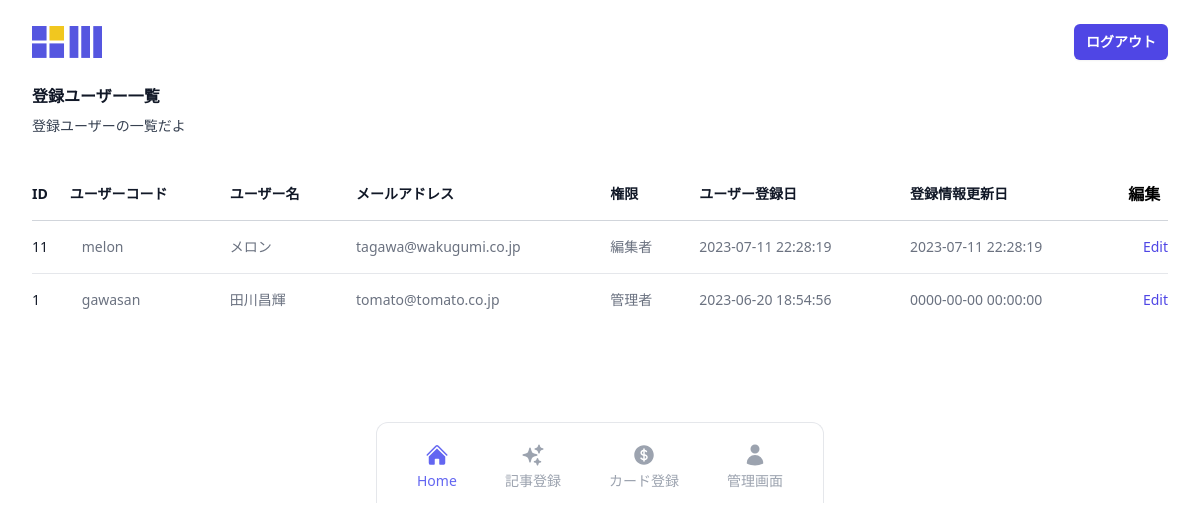
The page /user-index.php (signed in) on the database its author committed.
### tables this page shows
CREATE TABLE `dev13_user` (
  `user_id` int(12) NOT NULL,
  `user_code` varchar(64) NOT NULL,
  `user_name` varchar(255) NOT NULL,
  `user_pass` varchar(255) NOT NULL,
  `user_mail` varchar(255) NOT NULL,
  `user_flg` int(1) NOT NULL,
  `created_at` datetime NOT NULL,
  `updated_at` datetime NOT NULL,
  `deleted_at` datetime DEFAULT NULL
);

### user-index.php (the view, shortened to what this page needs)
<?php
$pdo = db_connect();
$sql = "SELECT * FROM dev13_user ORDER BY created_at DESC";
$stmt = $pdo->prepare($sql);
try {
    $status = $stmt->execute();
} catch (PDOException $e) {
    echo json_encode(["sql error" => "{$e->getMessage()}"]);
    exit();
}
$result = $stmt->fetchAll(PDO::FETCH_ASSOC);
$output = '';
foreach ($result as $record) {
    if ($record["user_flg"] == 0) {
        $user_role = '管理者';
    } else {
        $user_role = '編集者';
    }
    $output .= "
    <tr>
    <td class=\"whitespace-nowrap py-4 pl-4 pr-3 text-sm font-medium text-gray-900 sm:pl-0\">{$record["user_id"]}</td>
    <td class=\"whitespace-nowrap px-3 py-4 text-sm text-gray-500\">{$record["user_code"]}</td>
    <td class=\"whitespace-nowrap px-3 py-4 text-sm text-gray-500\">{$record["user_name"]}</td>
    <td class=\"whitespace-nowrap px-3 py-4 text-sm text-gray-500\">{$record["user_mail"]}</td>
    <td class=\"whitespace-nowrap px-3 py-4 text-sm text-gray-500\">{$user_role}</td>
    <td class=\"whitespace-nowrap px-3 py-4 text-sm text-gray-500\">{$record["created_at"]}</td>
    <td class=\"whitespace-nowrap px-3 py-4 text-sm text-gray-500\">{$record["updated_at"]}</td>
    <td class=\"relative whitespace-nowrap py-4 pl-3 pr-4 text-right text-sm font-medium sm:pr-0\">
    <a href= \"#\" class=\"text-indigo-600 hover:text-indigo-900\">Edit<span class=\"sr-only\"> Lindsay Walton</span></a>
    </td>
    </tr>
";
}
?>
<!DOCTYPE html>
<html lang="ja">
<head>
    <script src="https://cdn.tailwindcss.com"></script>
</head>
<body>
    <?php include('include/header.php'); ?>
    <div class="px-4 sm:px-6 lg:px-8">
        <div class="sm:flex sm:items-center">
            <div class="sm:flex-auto">
                <h1 class="text-base font-semibold leading-6 text-gray-900">登録ユーザー一覧</h1>
                <p class="mt-2 text-sm text-gray-700">登録ユーザーの一覧だよ</p>
            </div>
        </div>
        <div class="mt-8 flow-root">
            <div class="-mx-4 -my-2 overflow-x-auto sm:-mx-6 lg:-mx-8">
                <div class="inline-block min-w-full py-2 align-middle sm:px-6 lg:px-8">
                    <table class="min-w-full divide-y divide-gray-300">
                        <thead>
                            <tr>
                                <th scope="col" class="py-3.5 pl-4 pr-3 text-left text-sm font-semibold text-gray-900 sm:pl-0">ID</th>
                                <th scope="col" class="py-3.5 pl-4 pr-3 text-left text-sm font-semibold text-gray-900 sm:pl-0">ユーザーコード</th>
                                <th scope="col" class="px-3 py-3.5 text-left text-sm font-semibold text-gray-900">ユーザー名</th>
                                <th scope="col" class="px-3 py-3.5 text-left text-sm font-semibold text-gray-900">メールアドレス</th>
                                <th scope="col" class="px-3 py-3.5 text-left text-sm font-semibold text-gray-900">権限</th>
                                <th scope="col" class="px-3 py-3.5 text-left text-sm font-semibold text-gray-900">ユーザー登録日</th>
                                <th scope="col" class="px-3 py-3.5 text-left text-sm font-semibold text-gray-900">登録情報更新日</th>
                                <th scope="col" class="relative py-3.5 pl-3 pr-4 sm:pr-0">編集</th>
                            </tr>
                        </thead>
                        <tbody class="divide-y divide-gray-200">
                            <?= $output  ?>
                        </tbody>
                    </table>
                </div>
            </div>
        </div>
    </div>
    <?php include('include/footer.php'); ?>
</body>
</html>

### rows shown on the page
dev13_user: user_id "11", user_code "melon", user_name "メロン", user_mail "tagawa@wakugumi.co.jp", user_flg "編集者", created_at "2023-07-11 22:28:19", updated_at "2023-07-11 22:28:19"
dev13_user: user_id "1", user_code "gawasan", user_name "田川昌輝", user_mail "tomato@tomato.co.jp", user_flg "管理者", created_at "2023-06-20 18:54:56", updated_at "0000-00-00 00:00:00"
